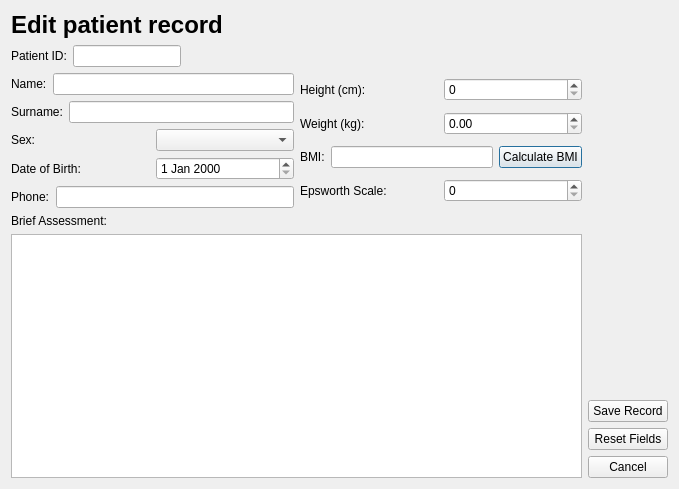
<?xml version="1.0" encoding="UTF-8"?>
<ui version="4.0">
 <class>Dialog</class>
 <widget class="QDialog" name="Dialog">
  <property name="geometry">
   <rect>
    <x>0</x>
    <y>0</y>
    <width>679</width>
    <height>489</height>
   </rect>
  </property>
  <property name="windowTitle">
   <string>Dialog</string>
  </property>
  <layout class="QVBoxLayout" name="verticalLayout_7">
   <item>
    <layout class="QHBoxLayout" name="horizontalLayout_13">
     <item>
      <layout class="QVBoxLayout" name="verticalLayout_5">
       <item>
        <widget class="QLabel" name="label">
         <property name="text">
          <string>&lt;html&gt;&lt;head/&gt;&lt;body&gt;&lt;p&gt;&lt;span style=&quot; font-size:18pt; font-weight:600;&quot;&gt;Edit patient record&lt;/span&gt;&lt;/p&gt;&lt;/body&gt;&lt;/html&gt;</string>
         </property>
        </widget>
       </item>
       <item>
        <layout class="QVBoxLayout" name="verticalLayout_4">
         <item>
          <layout class="QHBoxLayout" name="horizontalLayout_12">
           <item>
            <layout class="QHBoxLayout" name="horizontalLayout_11">
             <item>
              <widget class="QLabel" name="label_2">
               <property name="text">
                <string>Patient ID:</string>
               </property>
               <property name="buddy">
                <cstring>txtPatientId</cstring>
               </property>
              </widget>
             </item>
             <item>
              <widget class="QLineEdit" name="txtPatientId">
               <property name="enabled">
                <bool>true</bool>
               </property>
               <property name="sizePolicy">
                <sizepolicy hsizetype="Fixed" vsizetype="Fixed">
                 <horstretch>0</horstretch>
                 <verstretch>0</verstretch>
                </sizepolicy>
               </property>
               <property name="maximumSize">
                <size>
                 <width>125</width>
                 <height>16777215</height>
                </size>
               </property>
               <property name="readOnly">
                <bool>true</bool>
               </property>
              </widget>
             </item>
            </layout>
           </item>
           <item>
            <spacer name="horizontalSpacer">
             <property name="orientation">
              <enum>Qt::Horizontal</enum>
             </property>
             <property name="sizeHint" stdset="0">
              <size>
               <width>40</width>
               <height>20</height>
              </size>
             </property>
            </spacer>
           </item>
          </layout>
         </item>
         <item>
          <layout class="QHBoxLayout" name="horizontalLayout_9">
           <item>
            <layout class="QVBoxLayout" name="verticalLayout">
             <item>
              <layout class="QHBoxLayout" name="horizontalLayout_2">
               <item>
                <widget class="QLabel" name="label_3">
                 <property name="text">
                  <string>Name:</string>
                 </property>
                 <property name="buddy">
                  <cstring>txtName</cstring>
                 </property>
                </widget>
               </item>
               <item>
                <widget class="QLineEdit" name="txtName"/>
               </item>
              </layout>
             </item>
             <item>
              <layout class="QHBoxLayout" name="horizontalLayout_3">
               <item>
                <widget class="QLabel" name="label_4">
                 <property name="text">
                  <string>Surname:</string>
                 </property>
                 <property name="buddy">
                  <cstring>txtSurname</cstring>
                 </property>
                </widget>
               </item>
               <item>
                <widget class="QLineEdit" name="txtSurname"/>
               </item>
              </layout>
             </item>
             <item>
              <layout class="QHBoxLayout" name="horizontalLayout_4">
               <item>
                <widget class="QLabel" name="label_5">
                 <property name="text">
                  <string>Sex:</string>
                 </property>
                 <property name="buddy">
                  <cstring>cbxSex</cstring>
                 </property>
                </widget>
               </item>
               <item>
                <widget class="QComboBox" name="cbxSex">
                 <item>
                  <property name="text">
                   <string/>
                  </property>
                 </item>
                 <item>
                  <property name="text">
                   <string>Male</string>
                  </property>
                 </item>
                 <item>
                  <property name="text">
                   <string>Female</string>
                  </property>
                 </item>
                </widget>
               </item>
              </layout>
             </item>
             <item>
              <layout class="QHBoxLayout" name="horizontalLayout_5">
               <item>
                <widget class="QLabel" name="label_6">
                 <property name="text">
                  <string>Date of Birth:</string>
                 </property>
                 <property name="buddy">
                  <cstring>dateDob</cstring>
                 </property>
                </widget>
               </item>
               <item>
                <widget class="QDateEdit" name="dateDob"/>
               </item>
              </layout>
             </item>
             <item>
              <layout class="QHBoxLayout" name="horizontalLayout_6">
               <item>
                <widget class="QLabel" name="label_7">
                 <property name="text">
                  <string>Phone:</string>
                 </property>
                 <property name="buddy">
                  <cstring>txtPhone</cstring>
                 </property>
                </widget>
               </item>
               <item>
                <widget class="QLineEdit" name="txtPhone"/>
               </item>
              </layout>
             </item>
            </layout>
           </item>
           <item>
            <layout class="QVBoxLayout" name="verticalLayout_3">
             <item>
              <layout class="QHBoxLayout" name="horizontalLayout_7">
               <item>
                <widget class="QLabel" name="label_8">
                 <property name="text">
                  <string>Height (cm):</string>
                 </property>
                 <property name="buddy">
                  <cstring>spnHeight</cstring>
                 </property>
                </widget>
               </item>
               <item>
                <widget class="QSpinBox" name="spnHeight"/>
               </item>
              </layout>
             </item>
             <item>
              <layout class="QHBoxLayout" name="horizontalLayout_8">
               <item>
                <widget class="QLabel" name="label_9">
                 <property name="text">
                  <string>Weight (kg):</string>
                 </property>
                 <property name="buddy">
                  <cstring>spnWeight</cstring>
                 </property>
                </widget>
               </item>
               <item>
                <widget class="QDoubleSpinBox" name="spnWeight"/>
               </item>
              </layout>
             </item>
             <item>
              <layout class="QHBoxLayout" name="horizontalLayout">
               <item>
                <widget class="QLabel" name="label_10">
                 <property name="text">
                  <string>BMI:</string>
                 </property>
                 <property name="buddy">
                  <cstring>txtBmi</cstring>
                 </property>
                </widget>
               </item>
               <item>
                <widget class="QLineEdit" name="txtBmi"/>
               </item>
               <item>
                <widget class="QPushButton" name="btnCalculateBmi">
                 <property name="text">
                  <string>Calculate BMI</string>
                 </property>
                </widget>
               </item>
              </layout>
             </item>
             <item>
              <layout class="QHBoxLayout" name="horizontalLayout_10">
               <item>
                <widget class="QLabel" name="label_11">
                 <property name="text">
                  <string>Epsworth Scale:</string>
                 </property>
                 <property name="buddy">
                  <cstring>spnEpsworth</cstring>
                 </property>
                </widget>
               </item>
               <item>
                <widget class="QSpinBox" name="spnEpsworth"/>
               </item>
              </layout>
             </item>
            </layout>
           </item>
          </layout>
         </item>
        </layout>
       </item>
       <item>
        <layout class="QVBoxLayout" name="verticalLayout_2">
         <item>
          <widget class="QLabel" name="label_12">
           <property name="text">
            <string>Brief Assessment:</string>
           </property>
           <property name="buddy">
            <cstring>txtBriefAssessment</cstring>
           </property>
          </widget>
         </item>
         <item>
          <widget class="QTextEdit" name="txtBriefAssessment"/>
         </item>
        </layout>
       </item>
      </layout>
     </item>
     <item>
      <layout class="QVBoxLayout" name="verticalLayout_6">
       <item>
        <spacer name="verticalSpacer">
         <property name="orientation">
          <enum>Qt::Vertical</enum>
         </property>
         <property name="sizeHint" stdset="0">
          <size>
           <width>20</width>
           <height>40</height>
          </size>
         </property>
        </spacer>
       </item>
       <item>
        <widget class="QPushButton" name="btnSave">
         <property name="text">
          <string>Save Record</string>
         </property>
        </widget>
       </item>
       <item>
        <widget class="QPushButton" name="btnReset">
         <property name="text">
          <string>Reset Fields</string>
         </property>
        </widget>
       </item>
       <item>
        <widget class="QPushButton" name="btnCancel">
         <property name="text">
          <string>Cancel</string>
         </property>
        </widget>
       </item>
      </layout>
     </item>
    </layout>
   </item>
  </layout>
 </widget>
 <tabstops>
  <tabstop>txtPatientId</tabstop>
  <tabstop>txtName</tabstop>
  <tabstop>txtSurname</tabstop>
  <tabstop>cbxSex</tabstop>
  <tabstop>dateDob</tabstop>
  <tabstop>txtPhone</tabstop>
  <tabstop>spnHeight</tabstop>
  <tabstop>spnWeight</tabstop>
  <tabstop>txtBmi</tabstop>
  <tabstop>btnCalculateBmi</tabstop>
  <tabstop>spnEpsworth</tabstop>
  <tabstop>txtBriefAssessment</tabstop>
  <tabstop>btnSave</tabstop>
  <tabstop>btnReset</tabstop>
  <tabstop>btnCancel</tabstop>
 </tabstops>
 <resources/>
 <connections>
  <connection>
   <sender>btnCancel</sender>
   <signal>clicked()</signal>
   <receiver>Dialog</receiver>
   <slot>close()</slot>
   <hints>
    <hint type="sourcelabel">
     <x>611</x>
     <y>246</y>
    </hint>
    <hint type="destinationlabel">
     <x>611</x>
     <y>282</y>
    </hint>
   </hints>
  </connection>
 </connections>
</ui>
